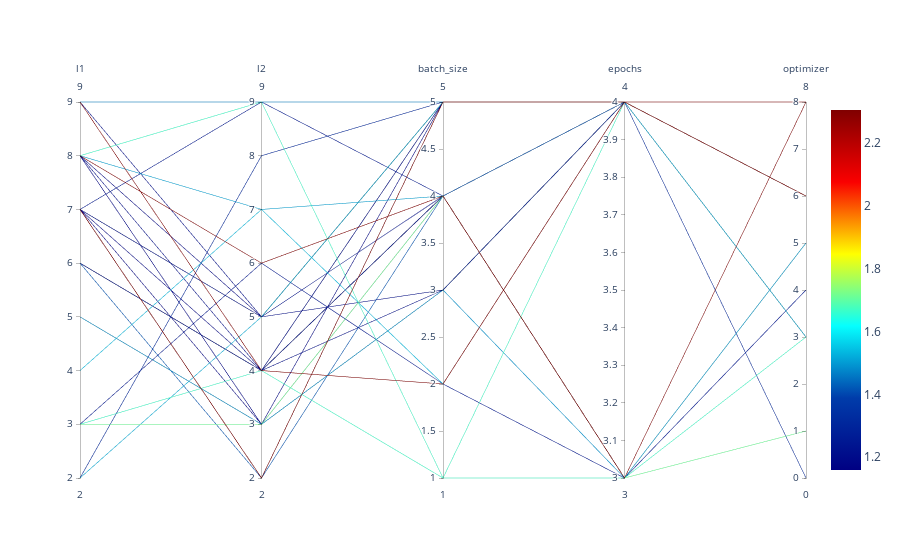

Notebook source saved alongside this figure:
### Markdown cell above
![Contour plot. Learning rate versus number of neurons in layer `l1`.](./figures/14-torch_bartz09_30min_10init_2023-05-14_14-45-25_contour_0_2.png){#fig-contour-0-2}

![Contour plot. Batch size versus number of neurons in layer `l1`.](./figures/14-torch_bartz09_30min_10init_2023-05-14_14-45-25_contour_0_3.png){#fig-contour-0-3}

![Contour plot. Batch size versus learning rate.](./figures/14-torch_bartz09_30min_10init_2023-05-14_14-45-25_contour_2_3.png){#fig-contour-2-3}

@fig-contour-0-2 shows the contour plot of the loss as a function of the learning rate and the number of neurons in layer `l1`. The contour plot shows that the learning rate has a strong influence on the performance of the model. Too large values of the learning rate decrease the performance of the neural network. @fig-contour-0-3 and @fig-contour-2-3 indicate that the batch size should be increased. The batch size has a strong influence on the performance of the model. Too small values of the batch size decrease the performance of the neural network.

 `spotPython` provides additional tools for a visual inspection of the results and give valuable insights into the hyperparameter tuning process.
 This is especially useful for model explainability, transparency, and trustworthiness.
In addition to the contour plots, @fig-parallel shows the parallel plot of the hyperparameters.

### Code cell
#| echo: true
#| label: fig-parallel
spot_tuner.parallel_plot()

### Figure 1 — Plotly figure (JSON) as saved in the notebook; plotly's stock layout.template omitted (floating-point values rounded to 4 significant figures)
{"data": [{"dimensions": [{"label": "l1", "range": [2, 9], "values": [6, 4, 5, 3, 7, 9, 3, 8, 8, 2, 6, 6, 8, 6, 9, 2, 8, 7, 7, 7, 7, 5, 7, 9, 3, 8, 8, 7, 6]}, {"label": "l2", "range": [2, 9], "values": [4, 7, 3, 6, 5, 4, 3, 6, 9, 8, 4, 4, 5, 4, 5, 5, 3, 9, 3, 4, 2, 3, 2, 9, 4, 4, 7, 5, 2]}, {"label": "batch_size", "range": [1, 5], "values": [4, 2, 3, 2, 3, 2, 4, 4, 1, 5, 4, 3, 5, 5, 5, 5, 5, 4, 4, 4, 5, 3, 5, 5, 1, 5, 4, 4, 4]}, {"label": "epochs", "range": [3, 4], "values": [4, 4, 3, 3, 4, 4, 3, 3, 3, 4, 4, 4, 4, 4, 4, 4, 4, 4, 4, 4, 4, 4, 4, 4, 4, 4, 3, 4, 4]}, {"label": "optimizer", "range": [0, 8], "values": [6, 6, 5, 4, 3, 8, 1, 8, 3, 0, 3, 3, 3, 3, 3, 3, 3, 3, 3, 3, 6, 6, 3, 3, 6, 3, 5, 3, 3]}], "line": {"cmax": 2.305, "cmin": 1.159, "color": [1.227, 1.535, 1.495, 1.243, 1.2, 2.305, 1.712, 2.305, 1.667, 1.303, 1.177, 1.208, 1.176, 1.211, 1.21, 1.525, 1.178, 1.248, 1.159, 1.173, 2.303, 1.283, 1.3, 1.47, 1.668, 1.213, 1.512, 1.221, 1.416], "colorscale": [[0, "rgb(0,0,131)"], [0.2, "rgb(0,60,170)"], [0.4, "rgb(5,255,255)"], [0.6, "rgb(255,255,0)"], [0.8, "rgb(250,0,0)"], [1, "rgb(128,0,0)"]], "showscale": true}, "type": "parcoords"}], "layout": {}}
